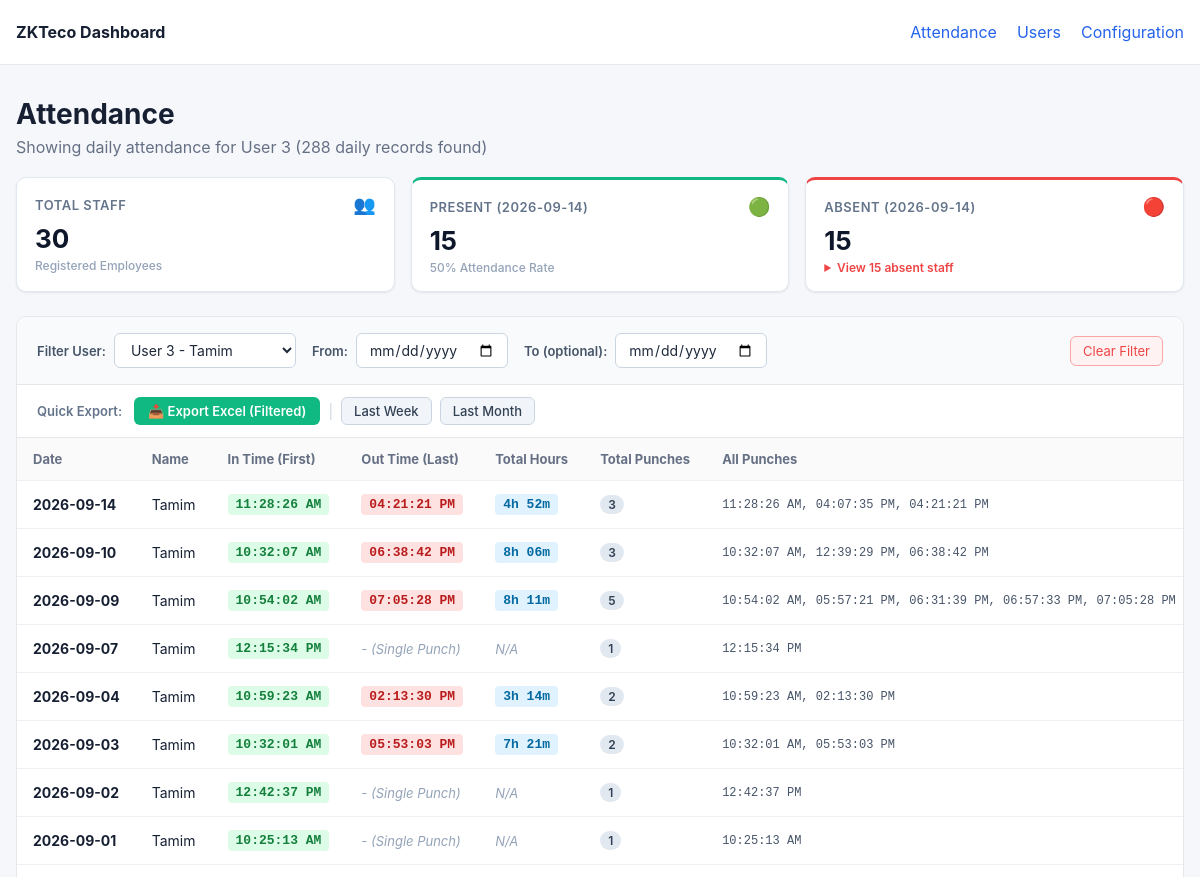
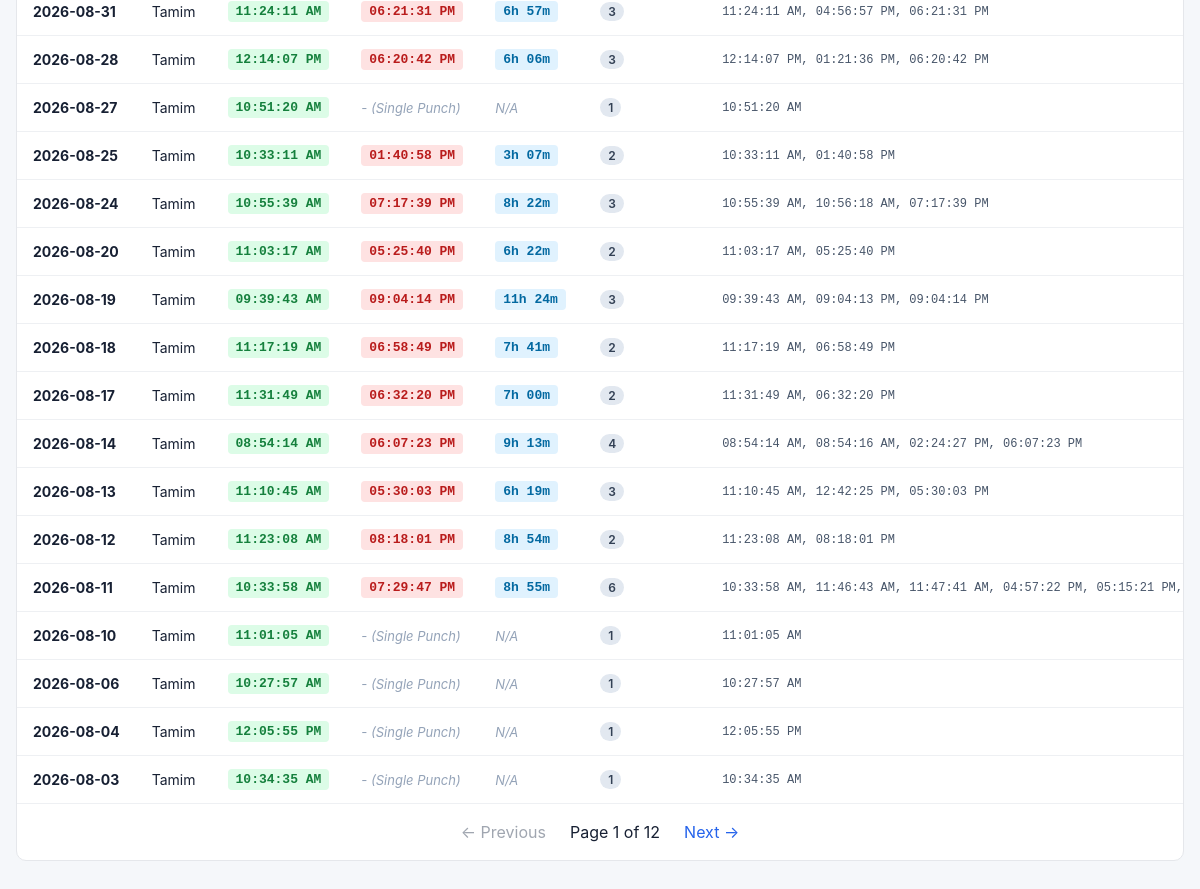
/?user_id=3, run on the app's committed database (2 pictures, top to bottom).
### tables this page shows
CREATE TABLE users (
            user_id TEXT PRIMARY KEY,
            name TEXT,
            privilege TEXT,
            created_at TEXT DEFAULT CURRENT_TIMESTAMP,
            updated_at TEXT DEFAULT CURRENT_TIMESTAMP
        );

### dashboard/app.py (the view)
@app.route("/")
def attendance():
    selected_user_id = request.args.get("user_id", "").strip()
    selected_from_date = request.args.get("from_date", "").strip()
    selected_to_date = request.args.get("to_date", "").strip()
    try:
        page = max(1, int(request.args.get("page", 1)))
    except ValueError:
        page = 1
    per_page = 25
    offset = (page - 1) * per_page
    db = get_db()
    all_users = db.execute(
        "SELECT user_id, name FROM users ORDER BY CAST(user_id AS INTEGER), user_id"
    ).fetchall()
    if selected_from_date and selected_to_date and selected_from_date == selected_to_date:
        target_date = selected_from_date
    elif selected_from_date and not selected_to_date:
        target_date = selected_from_date
    else:
        latest_date_row = db.execute("SELECT MAX(DATE(timestamp)) FROM attendance").fetchone()
        target_date = latest_date_row[0] if latest_date_row and latest_date_row[0] else datetime.now().strftime("%Y-%m-%d")
    present_rows = db.execute(
        "SELECT DISTINCT user_id FROM attendance WHERE DATE(timestamp) = ?",
        (target_date,),
    ).fetchall()
    present_uids = set(r[0] for r in present_rows)
    total_staff = len(all_users)
    present_count = len(present_uids)
    absent_count = max(0, total_staff - present_count)
    absent_users = [dict(u) for u in all_users if u["user_id"] not in present_uids]
    analytics = {
        "target_date": target_date,
        "total_staff": total_staff,
        "present_count": present_count,
        "absent_count": absent_count,
        "absent_users": absent_users,
    }
    conditions = []
    params = []
    if selected_user_id:
        conditions.append("a.user_id = ?")
        params.append(selected_user_id)
    if selected_from_date:
        conditions.append("DATE(a.timestamp) >= ?")
        params.append(selected_from_date)
    if selected_to_date:
        conditions.append("DATE(a.timestamp) <= ?")
        params.append(selected_to_date)
    where_clause = f"WHERE {' AND '.join(conditions)}" if conditions else ""
    count_sql = f"SELECT COUNT(*) FROM (SELECT 1 FROM attendance a {where_clause} GROUP BY a.user_id, DATE(a.timestamp))"
    total = db.execute(count_sql, params).fetchone()[0]
    rows_sql = f"""
        SELECT
            DATE(a.timestamp) AS date,
            a.user_id,
            COALESCE(u.name, 'Unknown') AS name,
            MIN(a.timestamp) AS min_ts,
            MAX(a.timestamp) AS max_ts,
            strftime('%I:%M:%S %p', MIN(a.timestamp)) AS in_time,
            strftime('%I:%M:%S %p', MAX(a.timestamp)) AS out_time,
            COUNT(*) AS total_punches,
            GROUP_CONCAT(strftime('%I:%M:%S %p', a.timestamp), ', ') AS all_punches
        FROM attendance a
        LEFT JOIN users u
            ON u.user_id = a.user_id
        {where_clause}
        GROUP BY a.user_id, DATE(a.timestamp)
        ORDER BY date DESC, CAST(a.user_id AS INTEGER), a.user_id
        LIMIT ? OFFSET ?
    """
    raw_rows = db.execute(rows_sql, params + [per_page, offset]).fetchall()
    db.close()
    rows = []
    for r in raw_rows:
        row_dict = dict(r)
        row_dict["total_hours"] = compute_total_hours(r["min_ts"], r["max_ts"], r["total_punches"])
        rows.append(row_dict)
    total_pages = max(1, (total + per_page - 1) // per_page)
    return render_template(
        "attendance.html",
        rows=rows,
        users_list=all_users,
        selected_user_id=selected_user_id,
        selected_from_date=selected_from_date,
        selected_to_date=selected_to_date,
        analytics=analytics,
        page=page,
        per_page=per_page,
        total=total,
        total_pages=total_pages,
    )

### dashboard/app.py (called while the page is built)
def get_db():
    db = sqlite3.connect(DB_FILE)
    db.row_factory = sqlite3.Row
    return db

def compute_total_hours(min_ts, max_ts, total_punches):
    if total_punches > 1 and min_ts and max_ts:
        try:
            t_in = datetime.fromisoformat(min_ts)
            t_out = datetime.fromisoformat(max_ts)
            diff = t_out - t_in
            secs = int(diff.total_seconds())
            if secs > 0:
                h = secs // 3600
                m = (secs % 3600) // 60
                return f"{h}h {m:02d}m"
        except Exception:
            pass
    return "N/A"

### dashboard/templates/attendance.html (shortened to what this page needs)
{% extends "base.html" %}
{% block content %}
<div class="page-header">
    <div>
        <h1>Attendance</h1>
        <p>
            {% if selected_from_date and selected_to_date %}
                Showing attendance {% if selected_user_id %}for User {{ selected_user_id }} {% endif %}from {{ selected_from_date }} to {{ selected_to_date }} ({{ total }} daily records found)
            {% elif selected_from_date %}
                Showing attendance {% if selected_user_id %}for User {{ selected_user_id }} {% endif %}from {{ selected_from_date }} onwards ({{ total }} daily records found)
            {% elif selected_to_date %}
                Showing attendance {% if selected_user_id %}for User {{ selected_user_id }} {% endif %}up to {{ selected_to_date }} ({{ total }} daily records found)
            {% elif selected_user_id %}
                Showing daily attendance for User {{ selected_user_id }} ({{ total }} daily records found)
            {% else %}
                {{ total }} total daily attendance records
            {% endif %}
        </p>
    </div>
</div>
<div class="kpi-grid">
    <div class="kpi-card">
        <div class="kpi-header">
            <span class="kpi-label">Total Staff</span>
            <span class="kpi-icon">👥</span>
        </div>
        <div class="kpi-value">{{ analytics.total_staff }}</div>
        <div class="kpi-sub">Registered Employees</div>
    </div>
    <div class="kpi-card kpi-card-success">
        <div class="kpi-header">
            <span class="kpi-label">Present ({{ analytics.target_date }})</span>
            <span class="kpi-icon">🟢</span>
        </div>
        <div class="kpi-value">{{ analytics.present_count }}</div>
        <div class="kpi-sub">{{ ((analytics.present_count / (analytics.total_staff or 1)) * 100)|round|int }}% Attendance Rate</div>
    </div>
    <div class="kpi-card kpi-card-danger">
        <div class="kpi-header">
            <span class="kpi-label">Absent ({{ analytics.target_date }})</span>
            <span class="kpi-icon">🔴</span>
        </div>
        <div class="kpi-value">{{ analytics.absent_count }}</div>
        <div class="kpi-sub">
            {% if analytics.absent_count > 0 %}
                <details class="absent-details">
                    <summary>View {{ analytics.absent_count }} absent staff</summary>
                </details>
            {% else %}
                All staff present!
            {% endif %}
        </div>
    </div>
</div>
<div class="card">
    <form method="GET" action="{{ url_for('attendance') }}" class="filter-bar">
        <div class="filter-group">
            <label for="user-select">Filter User:</label>
            <select name="user_id" id="user-select" onchange="this.form.submit()">
                {% for u in users_list %}
                    <option value="{{ u.user_id }}" {% if u.user_id == selected_user_id %}selected{% endif %}>
                        User {{ u.user_id }} - {{ u.name }}
                    </option>
                {% endfor %}
            </select>
        </div>
        <div class="filter-group">
            <label for="from-date">From:</label>
            <input type="date" name="from_date" id="from-date" value="{{ selected_from_date }}" onchange="this.form.submit()">
        </div>
        <div class="filter-group">
            <label for="to-date">To (optional):</label>
            <input type="date" name="to_date" id="to-date" value="{{ selected_to_date }}" onchange="this.form.submit()">
        </div>
        {% if selected_user_id or selected_from_date or selected_to_date %}
            <a href="{{ url_for('attendance') }}" class="btn-clear">Clear Filter</a>
        {% endif %}
    </form>
    <div class="export-bar">
        <div class="export-label">Quick Export:</div>
        <div class="export-buttons">
            <a href="{{ url_for('export_excel', user_id=selected_user_id, from_date=selected_from_date, to_date=selected_to_date) }}" class="btn-export">
                📥 Export Excel {% if not selected_user_id and not selected_from_date and not selected_to_date %}(Latest Month){% else %}(Filtered){% endif %}
            </a>
            <span class="divider">|</span>
            <a href="{{ url_for('export_excel', preset='last_week', user_id=selected_user_id) }}" class="btn-preset">Last Week</a>
            <a href="{{ url_for('export_excel', preset='last_month', user_id=selected_user_id) }}" class="btn-preset">Last Month</a>
        </div>
    </div>
    <div class="table-wrap">
        <table>
            <thead>
                <tr>
                    <th>Date</th>
                    <th>Name</th>
                    <th>In Time (First)</th>
                    <th>Out Time (Last)</th>
                    <th>Total Hours</th>
                    <th>Total Punches</th>
                    <th>All Punches</th>
                </tr>
            </thead>
            <tbody>
            {% for row in rows %}
                <tr>
                    <td><strong>{{ row.date }}</strong></td>
                    <td>{{ row.name }}</td>
                    <td>
                        <span class="time-tag in-time">{{ row.in_time }}</span>
                    </td>
                    <td>
                        {% if row.total_punches > 1 %}
                            <span class="time-tag out-time">{{ row.out_time }}</span>
                        {% else %}
                            <span class="single-punch">- (Single Punch)</span>
                        {% endif %}
                    </td>
                    <td>
                        <span class="{% if row.total_hours != 'N/A' %}hours-tag{% else %}single-punch{% endif %}">
                            {{ row.total_hours }}
                        </span>
                    </td>
                    <td><span class="badge">{{ row.total_punches }}</span></td>
                    <td class="punch-list">{{ row.all_punches }}</td>
                </tr>
            {% else %}
                <tr>
                    <td colspan="7" class="empty">No attendance records found.</td>
                </tr>
            {% endfor %}
            </tbody>
        </table>
    </div>
    {% include "_pagination.html" %}
</div>
{% endblock %}

### dashboard/static/style.css (style rules this page uses)
* { box-sizing: border-box; }
body { margin: 0; background: #f5f7fa; color: #172033; font-family: -apple-system, BlinkMacSystemFont, "Segoe UI", sans-serif; }
.page-header { margin-bottom: 20px; }
h1 { margin: 0 0 6px; font-size: 28px; }
p { margin: 0; color: #667085; }
.card { background: white; border: 1px solid #e5e7eb; border-radius: 10px; overflow: hidden; }
.table-wrap { overflow-x: auto; }
table { width: 100%; border-collapse: collapse; }
th, td { padding: 13px 16px; text-align: left; border-bottom: 1px solid #eef0f3; white-space: nowrap; }
th { background: #fafafa; font-size: 13px; color: #667085; }
td { font-size: 14px; }
.filter-bar { padding: 16px 20px; background: #f8fafc; border-bottom: 1px solid #e5e7eb; display: flex; align-items: center; flex-wrap: wrap; gap: 16px; }
.filter-group { display: flex; align-items: center; gap: 8px; }
.filter-group label { font-size: 13px; font-weight: 600; color: #475569; }
.filter-group select, .filter-group input[type="date"] { padding: 7px 12px; border: 1px solid #cbd5e1; border-radius: 6px; background-color: #ffffff; font-size: 14px; font-family: inherit; color: #1e293b; outline: none; cursor: pointer; transition: border-color 0.15s ease; }
.btn-clear { margin-left: auto; font-size: 13px; color: #ef4444; text-decoration: none; padding: 6px 12px; border-radius: 6px; border: 1px solid #fca5a5; background: #fef2f2; transition: all 0.15s ease; }
.time-tag { display: inline-block; padding: 3px 8px; border-radius: 4px; font-size: 13px; font-family: ui-monospace, SFMono-Regular, Menlo, Monaco, Consolas, monospace; font-weight: 600; }
.time-tag.in-time { background: #dcfce7; color: #15803d; }
.time-tag.out-time { background: #fee2e2; color: #b91c1c; }
.hours-tag { display: inline-block; padding: 3px 8px; border-radius: 4px; font-size: 13px; font-family: ui-monospace, SFMono-Regular, Menlo, Monaco, Consolas, monospace; font-weight: 600; background: #e0f2fe; color: #0369a1; }
.single-punch { font-size: 13px; color: #94a3b8; font-style: italic; }
.badge { display: inline-block; padding: 2px 8px; border-radius: 12px; font-size: 12px; font-weight: 600; background: #e2e8f0; color: #334155; }
.punch-list { font-family: ui-monospace, SFMono-Regular, Menlo, Monaco, Consolas, monospace; font-size: 12px; color: #475569; }
.export-bar { padding: 12px 20px; background: #ffffff; border-bottom: 1px solid #e5e7eb; display: flex; align-items: center; gap: 12px; flex-wrap: wrap; }
.export-label { font-size: 13px; font-weight: 600; color: #64748b; }
.export-buttons { display: flex; align-items: center; gap: 8px; flex-wrap: wrap; }
.btn-export { display: inline-flex; align-items: center; gap: 6px; padding: 6px 14px; background-color: #10b981; color: #ffffff; font-size: 13px; font-weight: 600; border-radius: 6px; text-decoration: none; transition: background-color 0.15s ease; }
.btn-preset { display: inline-flex; align-items: center; padding: 5px 12px; background-color: #f1f5f9; color: #334155; font-size: 13px; font-weight: 500; border-radius: 6px; border: 1px solid #cbd5e1; text-decoration: none; transition: all 0.15s ease; }
.divider { color: #cbd5e1; font-size: 14px; }
.kpi-grid { display: grid; grid-template-columns: repeat(auto-fit, minmax(200px, 1fr)); gap: 16px; margin-bottom: 24px; }
.kpi-card { background: #ffffff; border-radius: 10px; padding: 16px 18px; box-shadow: 0 1px 3px rgba(0, 0, 0, 0.05), 0 1px 2px rgba(0, 0, 0, 0.03); border: 1px solid #e2e8f0; position: relative; overflow: hidden; transition: transform 0.15s ease, box-shadow 0.15s ease; }
.kpi-header { display: flex; justify-content: space-between; align-items: center; margin-bottom: 8px; }
.kpi-label { font-size: 13px; font-weight: 600; color: #64748b; text-transform: uppercase; letter-spacing: 0.5px; }
.kpi-icon { font-size: 18px; }
.kpi-value { font-size: 26px; font-weight: 700; color: #0f172a; line-height: 1.2; margin-bottom: 4px; }
.kpi-sub { font-size: 12px; color: #94a3b8; font-weight: 500; }
.kpi-card-success { border-top: 3px solid #10b981; }
.kpi-card-danger { border-top: 3px solid #ef4444; }
.absent-details summary { font-size: 12px; color: #ef4444; cursor: pointer; font-weight: 600; user-select: none; outline: none; }

### data on the page
users: date "2026-09-14", name "Tamim", in_time "11:28:26 AM", out_time "04:21:21 PM", total_hours "4h 52m", total_punches "3", all_punches "11:28:26 AM, 04:07:35 PM, 04:21:21 PM", date "2026-09-10", in_time "10:32:07 AM", out_time "06:38:42 PM", total_hours "8h 06m", all_punches "10:32:07 AM, 12:39:29 PM, 06:38:42 PM", date "2026-08-31", in_time "11:24:11 AM", out_time "06:21:31 PM", total_hours "6h 57m", all_punches "11:24:11 AM, 04:56:57 PM, 06:21:31 PM", date "2026-08-28", in_time "12:14:07 PM", out_time "06:20:42 PM", total_hours "6h 06m", all_punches "12:14:07 PM, 01:21:36 PM, 06:20:42 PM", date "2026-08-24", in_time "10:55:39 AM", out_time "07:17:39 PM", total_hours "8h 22m", all_punches "10:55:39 AM, 10:56:18 AM, 07:17:39 PM", date "2026-08-19", in_time "09:39:43 AM", out_time "09:04:14 PM", total_hours "11h 24m", all_punches "09:39:43 AM, 09:04:13 PM, 09:04:14 PM", date "2026-08-13", in_time "11:10:45 AM", out_time "05:30:03 PM", total_hours "6h 19m", all_punches "11:10:45 AM, 12:42:25 PM, 05:30:03 PM", date "2026-08-11", in_time "10:33:58 AM", out_time "07:29:47 PM", total_hours "8h 55m", total_punches "6", all_punches "10:33:58 AM, 11:46:43 AM, 11:47:41 AM, 04:57:22 PM, 05:15:21 PM,…"

### other printed values
{{ selected_user_id }} "3"
{{ total }} "288"
{{ analytics.total_staff }} "30"
{{ analytics.target_date }} "2026-09-14"
{{ analytics.present_count }} "15"
{{ analytics.absent_count }} "15"
{{ row.date }} "2026-09-09" "2026-09-07" "2026-09-04" "2026-09-03" "2026-09-02" "2026-09-01" "2026-08-27" "2026-08-25" "2026-08-20" "2026-08-18" "2026-08-17" "2026-08-14" "2026-08-12" "2026-08-10" "2026-08-06" "2026-08-04" "2026-08-03"
{{ row.name }} "Tamim" "Tamim" "Tamim" "Tamim" "Tamim" "Tamim" "Tamim" "Tamim" "Tamim" "Tamim" "Tamim" "Tamim" "Tamim" "Tamim" "Tamim" "Tamim" "Tamim"
{{ row.in_time }} "10:54:02 AM" "12:15:34 PM" "10:59:23 AM" "10:32:01 AM" "12:42:37 PM" "10:25:13 AM" "10:51:20 AM" "10:33:11 AM" "11:03:17 AM" "11:17:19 AM" "11:31:49 AM" "08:54:14 AM" "11:23:08 AM" "11:01:05 AM" "10:27:57 AM" "12:05:55 PM" "10:34:35 AM"
{{ row.out_time }} "07:05:28 PM" "02:13:30 PM" "05:53:03 PM" "01:40:58 PM" "05:25:40 PM" "06:58:49 PM" "06:32:20 PM" "06:07:23 PM" "08:18:01 PM"
{{ row.total_hours }} "8h 11m" "N/A" "3h 14m" "7h 21m" "N/A" "N/A" "N/A" "3h 07m" "6h 22m" "7h 41m" "7h 00m" "9h 13m" "8h 54m" "N/A" "N/A" "N/A" "N/A"
{{ row.total_punches }} "5" "1" "2" "2" "1" "1" "1" "2" "2" "2" "2" "4" "2" "1" "1" "1" "1"
{{ row.all_punches }} "10:54:02 AM, 05:57:21 PM, 06:31:39 PM, 06:57:33 PM, 07:05:28 PM" "12:15:34 PM" "10:59:23 AM, 02:13:30 PM" "10:32:01 AM, 05:53:03 PM" "12:42:37 PM" "10:25:13 AM" "10:51:20 AM" "10:33:11 AM, 01:40:58 PM" "11:03:17 AM, 05:25:40 PM" "11:17:19 AM, 06:58:49 PM" "11:31:49 AM, 06:32:20 PM" "08:54:14 AM, 08:54:16 AM, 02:24:27 PM, 06:07:23 PM" "11:23:08 AM, 08:18:01 PM" "11:01:05 AM" "10:27:57 AM" "12:05:55 PM" "10:34:35 AM"
{{ page }} "1"
{{ total_pages }} "12"
